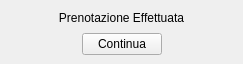
<?xml version="1.0" encoding="UTF-8"?>
<ui version="4.0">
 <class>MainWindow</class>
 <widget class="QMainWindow" name="MainWindow">
  <property name="geometry">
   <rect>
    <x>0</x>
    <y>0</y>
    <width>243</width>
    <height>64</height>
   </rect>
  </property>
  <property name="windowTitle">
   <string>MainWindow</string>
  </property>
  <widget class="QWidget" name="centralwidget">
   <layout class="QGridLayout" name="gridLayout">
    <item row="1" column="0">
     <spacer name="horizontalSpacer">
      <property name="orientation">
       <enum>Qt::Horizontal</enum>
      </property>
      <property name="sizeHint" stdset="0">
       <size>
        <width>40</width>
        <height>20</height>
       </size>
      </property>
     </spacer>
    </item>
    <item row="1" column="1">
     <widget class="QPushButton" name="pushButton">
      <property name="text">
       <string>Continua</string>
      </property>
     </widget>
    </item>
    <item row="1" column="2">
     <spacer name="horizontalSpacer_2">
      <property name="orientation">
       <enum>Qt::Horizontal</enum>
      </property>
      <property name="sizeHint" stdset="0">
       <size>
        <width>40</width>
        <height>20</height>
       </size>
      </property>
     </spacer>
    </item>
    <item row="0" column="0" colspan="3">
     <widget class="QLabel" name="label">
      <property name="layoutDirection">
       <enum>Qt::LeftToRight</enum>
      </property>
      <property name="text">
       <string>Prenotazione Effettuata</string>
      </property>
      <property name="alignment">
       <set>Qt::AlignCenter</set>
      </property>
     </widget>
    </item>
   </layout>
  </widget>
 </widget>
 <resources/>
 <connections/>
</ui>
